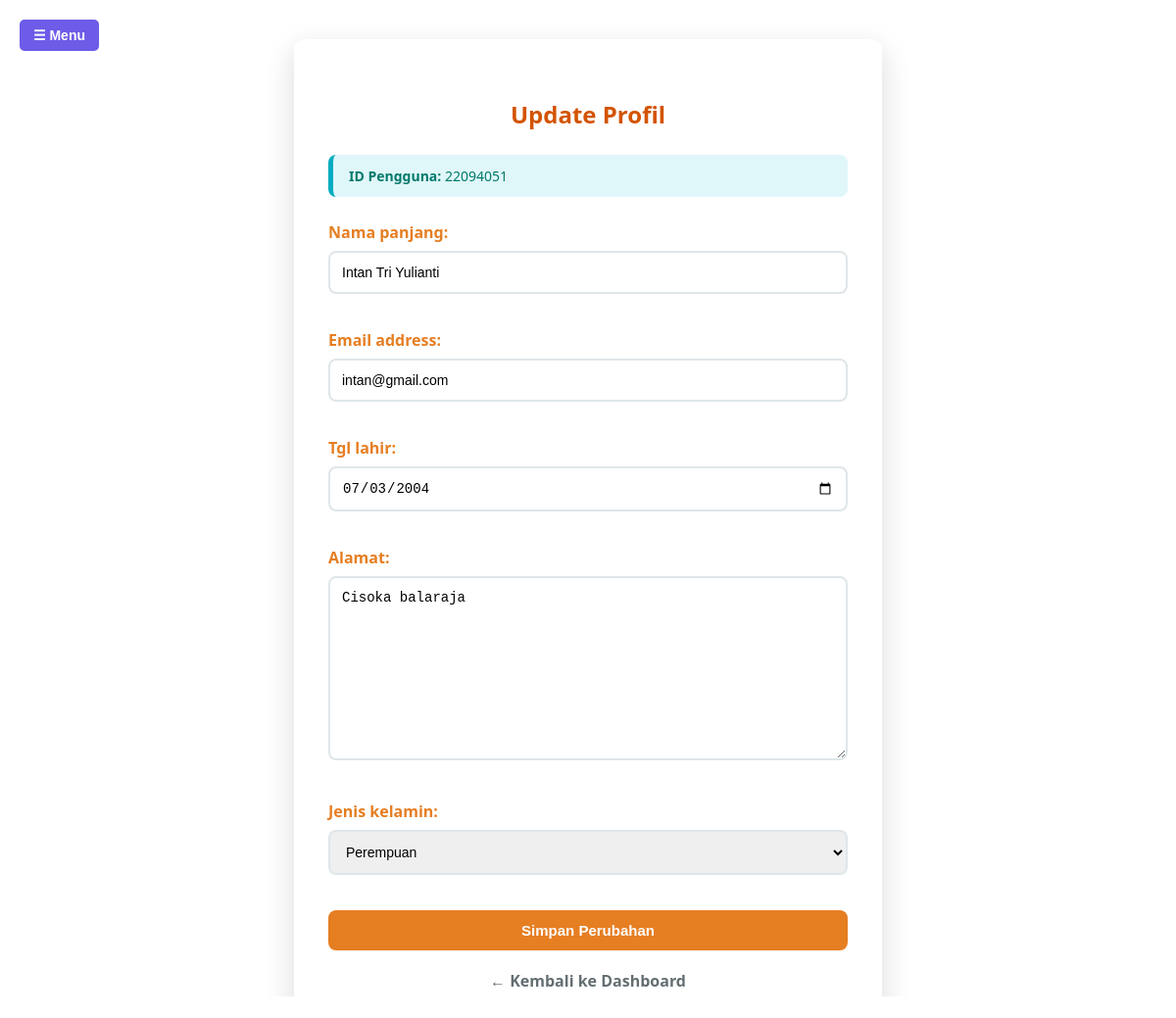
Screenshot of /user/update-profil/ (signed in) with the database file from the repository.
### peminjaman/models.py (models this page shows, shortened)
class User(AbstractUser):
    nama_panjang = models.CharField(max_length=100, blank=True)
    tgl_lahir = models.DateField(null=True, blank=True)
    alamat = models.TextField(blank=True)
    JENIS_KELAMIN_CHOICES = (
        ('L', 'Laki-laki'),
        ('P', 'Perempuan'),
    )
    jenis_kelamin = models.CharField(max_length=1, choices=JENIS_KELAMIN_CHOICES, blank=True)
    kode_user = models.CharField(max_length=20, unique=True, blank=True, null=True)

### peminjaman/views.py (the view)
# urls.py: path('user/update-profil/', views.update_profil, name='update_profil'),
@login_required
def update_profil(request):
    if request.method == 'POST':
        form = UpdateProfilForm(request.POST, instance=request.user)
        if form.is_valid():
            form.save()
            return redirect('update_profil')
    else:
        form = UpdateProfilForm(instance=request.user)
    return render(request, 'user/updateprofil.html', {'form': form})

### peminjaman/forms.py
class UpdateProfilForm(forms.ModelForm):
    class Meta:
        model = User
        fields = ['nama_panjang', 'email', 'tgl_lahir', 'alamat', 'jenis_kelamin']
        widgets = {
            'tgl_lahir': forms.DateInput(attrs={'type': 'date'}),
        }

### peminjaman/templates/user/updateprofil.html (shortened to what this page needs)
{% load static %}
<!DOCTYPE html>
<html lang="id">
<head>
</head>
<body>
<button id="menuBtn" class="toggle-button" onclick="toggleSidebar()">☰ Menu</button>
<div class="main-content with-sidebar">
  <div class="form-box">
    <h2>Update Profil</h2>
    {% if user.kode_user %}
      <div class="info-box">
        <strong>ID Pengguna:</strong> {{ user.kode_user }}
      </div>
    {% endif %}
    <form method="post">
      {{ form.as_p }}
      <button class="btn" type="submit">Simpan Perubahan</button>
    </form>
    <div class="back-link">
      <a href="{% url 'dashboard_user' %}">← Kembali ke Dashboard</a>
    </div>
  </div>
</div>
</body>
</html>

### rows the page displays
User: kode_user "22094051", nama_panjang "Intan Tri Yulianti", email "intan@gmail.com", tgl_lahir "07/03/2004", alamat "Cisoka balaraja", jenis_kelamin "Perempuan"
